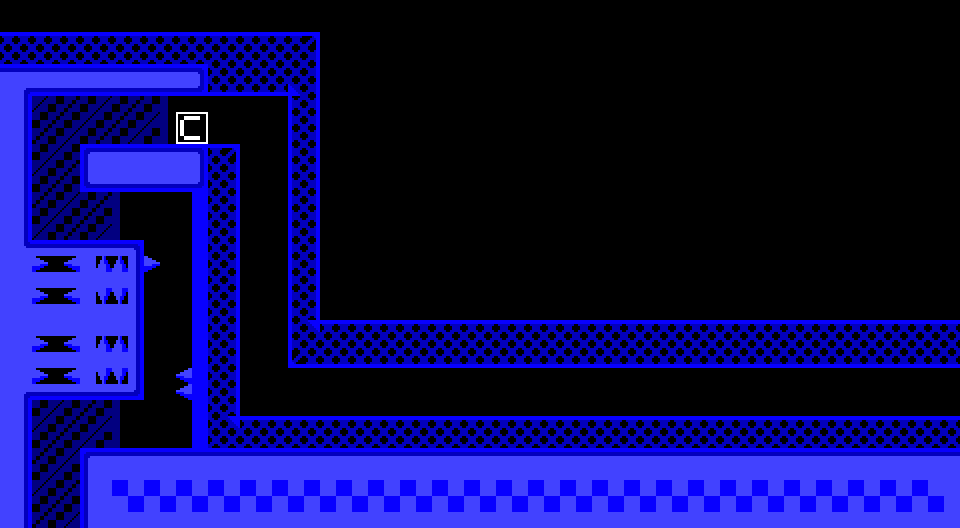

A 2D game scene composited from a Tiled map and its tileset images. What follows is a short description and the map's XML, with each tile layer's data collapsed to a summary:
An orthogonal 60x33 tile map with 16x16 px tiles, 6 tile layers (BackG, Solid, Spikes, ForeG, ...), 2 tilesets and 1 object.

<map version="1.9" tiledversion="1.9.1" orientation="orthogonal" renderorder="right-down" width="60" height="33" tilewidth="16" tileheight="16" infinite="0" nextlayerid="12" nextobjectid="6">
 <tileset firstgid="1" source="24c Block Tileset (v0.1).tsx" />
 <tileset firstgid="5185" source="24c Interactives - MapBlocks.tsx" />
 <layer id="3" name="BackG" width="60" height="33">
  <data>[1980 cells, 87 non-empty, 4 distinct tile ids]</data>
 </layer>
 <layer id="1" name="Solid" width="60" height="33">
  <data>[1980 cells, 797 non-empty, 25 distinct tile ids]</data>
 </layer>
 <layer id="6" name="Spikes" width="60" height="33">
  <data>[1980 cells, 3 non-empty, 2 distinct tile ids]</data>
 </layer>
 <layer id="4" name="ForeG" width="60" height="33">
  <data>[1980 cells, 0 non-empty, 0 distinct tile ids]</data>
 </layer>
 <layer id="7" name="Properties/Misc" width="60" height="33">
  <properties>
   <property name="additionalTitle" value="" />
   <property name="bgCol" type="color" value="#ff03004f" />
   <property name="bgCol2" type="color" value="#ff00093d" />
   <property name="bgHorizontal" type="bool" value="false" />
   <property name="bgVertical" type="bool" value="false" />
   <property name="levelTitle" value="Vast Space" />
   <property name="loopDown" type="bool" value="false" />
   <property name="loopLeft" type="bool" value="false" />
   <property name="loopRight" type="bool" value="false" />
   <property name="loopUp" type="bool" value="false" />
  </properties>
  <data>[1980 cells, 0 non-empty, 0 distinct tile ids]</data>
 </layer>
 <layer id="10" name="Interactables" width="60" height="33">
  <data>[1980 cells, 1 non-empty, 1 distinct tile ids]</data>
 </layer>
 <objectgroup id="11" name="Object Interactables">
  <object id="3" gid="5189" x="912" y="416" width="32" height="32">
   <properties>
    <property name="Script (.ccc)" value="log3.ccc" />
   </properties>
  </object>
 </objectgroup>
</map>
